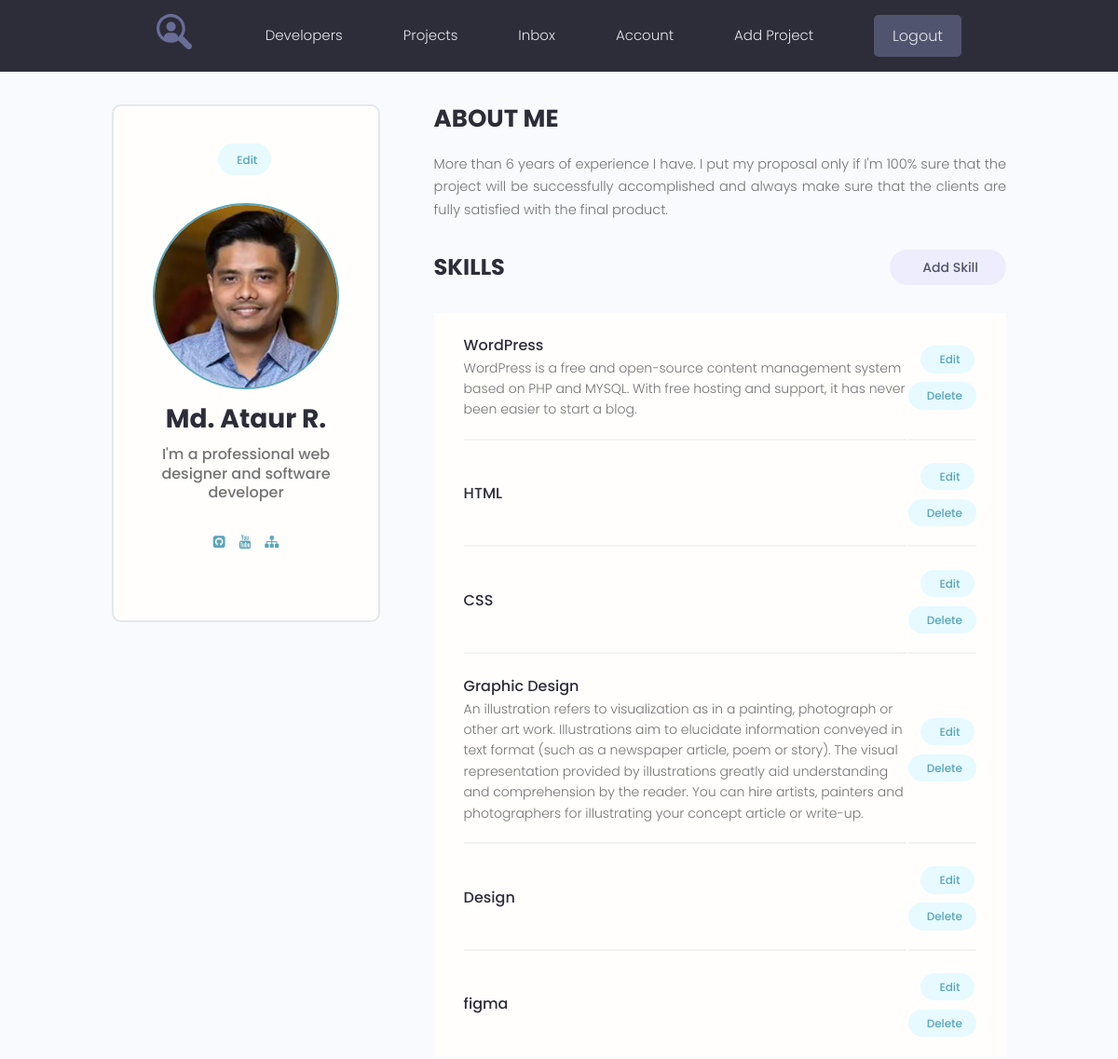
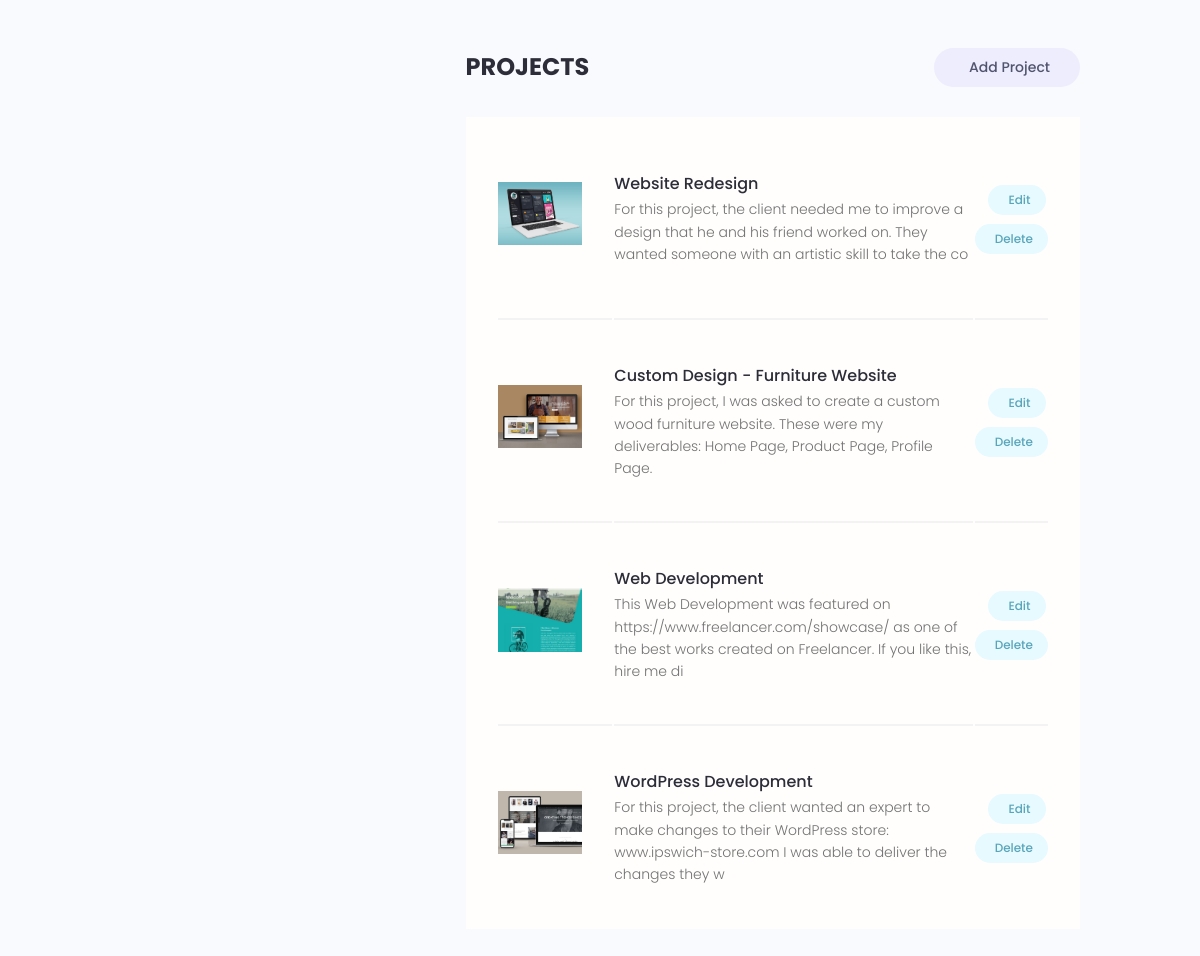
/account/ (signed in), run on the app's committed database (2 pictures, top to bottom).
### users/models.py (models this page shows, shortened)
class Profile(models.Model):
    user = models.OneToOneField(User, on_delete=models.CASCADE, null=True, blank=True)
    name = models.CharField(max_length=200, null=True, blank=True)
    email = models.EmailField(max_length=500, null=True, blank=True)
    username = models.CharField(max_length=200, null=True, blank=True)
    short_intro = models.CharField(max_length=200, null=True, blank=True)
    bio = models.TextField(null=True, blank=True)
    profile_image = models.ImageField(upload_to='profiles/', default='profile/user-default.png')
    social_github = models.CharField(max_length=200, null=True, blank=True)
    social_youtube = models.CharField(max_length=200, null=True, blank=True)
    social_website = models.CharField(max_length=200, null=True, blank=True)
    created = models.DateTimeField(auto_now_add=True)

class Skill(models.Model):
    owner = models.ForeignKey(Profile, on_delete=models.CASCADE, null=True, blank=True)
    name = models.CharField(max_length=200, null=True, blank=True)
    description = models.TextField(null=True, blank=True)
    created = models.DateTimeField(auto_now_add=True)

### projects/models.py (models this page shows, shortened)
class Project(models.Model):
    owner = models.ForeignKey(Profile, on_delete=models.SET_NULL, null=True, blank=True)
    title = models.CharField(max_length=200)
    description = models.TextField(null=True, blank=True)
    featured_image = models.ImageField(upload_to='projects/%Y/%m/%d/', default="default.jpg")
    demo_link = models.CharField(max_length=2000, null=True, blank=True)
    source_link = models.CharField(max_length=2000, null=True, blank=True)
    tags = models.ManyToManyField('Tag', blank=True)
    vote_total = models.IntegerField(default=0)
    vote_ratio = models.IntegerField(default=0)
    created = models.DateTimeField(auto_now_add=True)
    class Meta:
        ordering = ['-vote_ratio', '-vote_total', 'title']

### users/views.py (the view)
# urls.py: path('account/', views.user_account, name='account'),
@login_required(login_url='login')
def user_account(request):
    prof = request.user.profile
    skills = prof.skill_set.all()
    projects = prof.project_set.all()
    context = {
        'profile': prof,
        'skills': skills,
        'projects': projects,
    }
    return render(request, 'users/account.html', context)

### users/templates/users/account.html (shortened to what this page needs)
{% extends 'projects/base.html' %}
{% block content %}
  <main class="settingsPage profile my-md">
    <div class="container">
      <div class="layout">
        <div class="column column--1of3">
          <div class="card text-center">
            <div class="card__body dev">
              <a class="tag tag--pill tag--main settings__btn" href="{% url 'edit-account' %}"> Edit</a>
              <img class="avatar avatar--xl dev__avatar" src="{{ profile.profile_image.url}}" />
              <h2 class="dev__name">{{ profile.name }}</h2>
              <p class="dev__title">{{ profile.short_intro }}</p>
              <ul class="dev__social">
                {% if profile.social_github %}
                <li>
                  <a title="Github" href="{{ profile.social_github }}" target="_blank"><i class="fa fa-github-square"></i></a>
                </li>
                {% endif %}
                {% if profile.social_youtube %}
                <li>
                  <a title="Youtube" href="{{profile.social_youtube}}" target="_blank"><i class="fa fa-youtube"></i></a>
                </li>
                {% endif %}
                {% if profile.social_website %}
                <li>
                  <a title="Personal Website" href="{{profile.social_website}}" target="_blank"><i class="fa fa-sitemap"></i></a>
                </li>
                {% endif %}
              </ul>
            </div>
          </div>
        </div>
        <div class="column column--2of3">
          <div class="devInfo">
            <h3 class="devInfo__title">About Me</h3>
            <p class="devInfo__about">
              {{ profile.bio }}
            </p>
          </div>
          <div class="settings">
            <h3 class="settings__title">Skills</h3>
            <a class="tag tag--pill tag--sub settings__btn tag--lg" href="{% url 'create-skill' %}"> Add Skill</a>
          </div>
          <table class="settings__table">
            {% for skill in skills %}
            <tr>
              <td class="settings__tableInfo">
                <h4>{{ skill.name }}</h4>
                <p>
                  {{ skill.description|linebreaks }}
                </p>
              </td>
              <td class="settings__tableActions">
                <a class="tag tag--pill tag--main settings__btn" href="{% url 'update-skill' skill.id %}"> Edit</a>
                <a class="tag tag--pill tag--main settings__btn" href="{% url 'delete-skill' skill.id %}">
                  Delete</a>
              </td>
            </tr>
            {% endfor %}
          </table>
          <div class="settings">
            <h3 class="settings__title">Projects</h3>
            <a class="tag tag--pill tag--sub settings__btn tag--lg" href="{% url 'create-project' %}"> Add Project</a>
          </div>
          <table class="settings__table">
            {% for project in profile.project_set.all %}
            <tr>
              <td class="settings__thumbnail">
                <a href="{% url 'project' project.id %}"><img src="{{ project.featured_image.url }}" alt="Project Thumbnail" /></a>
              </td>
              <td class="settings__tableInfo">
                <a href="single-project.html">{{ project.title }}</a>
                <p>
                  {{ project.description|slice:'150' }}
                </p>
              </td>
              <td class="settings__tableActions">
                <a class="tag tag--pill tag--main settings__btn" href="{% url 'update-project' project.id %}"> Edit</a>
                <a class="tag tag--pill tag--main settings__btn" href="{% url 'delete-project' project.id %}">
                  Delete</a>
              </td>
            </tr>
            {% endfor %}
          </table>
        </div>
      </div>
    </div>
  </main>
{% endblock %}

### projects/static/styles/app.css (style rules this page uses)
:root { --color-sub: #2d2d39; }
.card { border: 2px solid var(--color-light); }
img { width: 100%; }
.profile .card > .dev { padding: 4rem; }
.dev__avatar { display: block; margin: auto; }
.dev__name { color: var(--color-sub); font-size: 2.8rem; font-weight: 700; margin-top: 1rem; margin-bottom: 0.5rem; }
.dev__title { font-size: 1.6rem; font-weight: 500; line-height: 1.3; }
.dev__social { margin: 3rem 0; list-style: none; display: flex; justify-content: center; gap: 1.5rem; }
.devInfo { margin-bottom: 3rem; }
.devInfo__title, .devInfo__subtitle { font-size: 2.6rem; color: var(--color-sub); text-transform: uppercase; font-weight: 700; margin-bottom: 1.5rem; }
.devInfo__about, .devSkill__info { font-size: 1.45rem; line-height: 1.7; text-align: justify; }
.settingsPage .dev > .settings__btn { display: inline-block; margin-bottom: 3rem; }
.settings { display: flex; justify-content: space-between; align-items: center; }
.settings__title { font-size: 2.4rem; text-transform: uppercase; font-weight: 700; color: var(--color-sub); }
.settings__table { margin-top: 3rem; margin-bottom: 5rem; padding: 0 3rem; background: var(--color-white); }
.settings__table tr { width: 100%; }
.settings__table tr > td { padding: 2rem 0; }
.settings__table tr:not(:last-child) td { border-bottom: 2px solid var(--color-white-light); }
.settings__thumbnail { width: 23%; min-width: 10rem; }
.settings__thumbnail img { padding-right: 3rem; height: 15rem; object-fit: contain; }
.settings__tableInfo { width: 100%; }
.settings__tableInfo h4, .settings__tableInfo a { padding-right: 1rem; width: auto; font-size: 1.6rem; font-weight: 500; color: var(--color-sub); }
.settings__tableInfo p { font-size: 1.4rem; }
.settings__tableActions { text-align: right; }

### projects/static/uikit/styles/modules/_variables.css (style rules this page uses)
:root { --color-main: #5aa5b9; --color-main-light: #e6faff; --color-sub: #3f4156; --color-sub-light: #51546e; --color-sub-lighter: #ededfd; --color-text: #737373; --color-gray: #8b8b8b; --color-light: #e5e7eb; --color-light-gray: #767676; --color-bg: #f8fafd; --color-white: #fffefd; --color-white-light: #f3f3f3; --color-success: #359e64; --color-success-bg: #def8e8; --color-error: #fc4b0b; --color-error-bg: #fff2ee; --font-base: 'Poppins', arial, helvetica, 'Segoe UI', roboto, ubuntu, sans-serif; --font-monospace: 'Fira Code', 'Courier New', courier, monospace; --font-regular: 300; --font-medium: 500; --font-bold: 700; --generic-shadow: 1px 1px 5px #00000010; --generic-transition: all 0.3s ease-in-out; }

### projects/static/uikit/styles/modules/_base.css (style rules this page uses)
* { margin: 0; padding: 0; box-sizing: border-box; text-rendering: optimizeLegibility; color: inherit; font-size: inherit; }
html { font-size: 50%; }
@media only screen and (min-width: 480px) { html { font-size: 56.25%; } }
@media only screen and (min-width: 1200px) { html { font-size: 62.5%; } }
body { line-height: 1.6; font-weight: 400; font-size: 1.5rem; color: var(--color-text); background-color: var(--color-bg); min-height: 100vh; }

### projects/static/uikit/styles/modules/_typography.css (style rules this page uses)
* { font-family: var(--font-base); }
h2 { font-size: 3.6rem; font-weight: var(--font-bold); }
h3 { font-size: 3.2rem; font-weight: var(--font-medium); }
h4 { font-size: 2.8rem; font-weight: var(--font-medium); }
p, span, strong { font-size: 1.6rem; color: var(--color-text); font-weight: var(--font-regular); }
a { padding-bottom: 2px; text-decoration: none; display: inline-block; color: var(--color-main); font-weight: var(--font-medium); }

### projects/static/uikit/styles/modules/_utilities.css (style rules this page uses)
.container { width: 92%; max-width: 165rem; margin: 0 auto; box-sizing: border-box; }
@media screen and (min-width: 1000px) { .container { width: 90%; } }
@media screen and (min-width: 1200px) { .container { width: 80%; } }
.text-center { text-align: center; }
.my-md { margin: 3rem auto; }

### projects/static/uikit/styles/modules/_avatar.css (style rules this page uses)
.avatar { border-radius: 50%; border: 2px solid var(--color-main); object-fit: cover; }
.avatar--xl { height: 20rem; width: 20rem; }

### projects/static/uikit/styles/modules/_card.css (style rules this page uses)
.card { border-radius: 1rem; background-color: var(--color-white); border: 1.5px solid var(--color-light); width: auto; height: auto; margin-top: 0.5rem; margin-bottom: 0.5rem; overflow: hidden; }
.card__body, .card__header { padding: 2rem 2.5rem; }

### projects/static/uikit/styles/modules/_layout.css (style rules this page uses)
.layout { display: flex; flex-flow: row wrap; justify-content: space-between; }
.layout > .column { margin-bottom: 3rem; }
.layout > .column.column--1of3 { flex-basis: 30%; }
.layout > .column.column--2of3 { flex-basis: 64%; }

### data on the page
Profile: profile_image (picture), name "Md. Ataur R.", short_intro "I'm a professional web designer and software developer", bio "More than 6 years of experience I have. I put my proposal only if I'm 100% sure that the project will be successfully accomplished and always make sure that the clients are fully satisfied with the final product."
Skill: name "WordPress", description "WordPress is a free and open-source content management system based on PHP and MYSQL. With free hosting and support, it has never been easier to start a blog."
Skill: name "HTML"
Skill: name "CSS"
Skill: name "Graphic Design", description "An illustration refers to visualization as in a painting, photograph or other art work. Illustrations aim to elucidate information conveyed in text format (such as a newspaper article, poem or story). The visual representation provided by illustrations greatly aid understanding and comprehension by the reader. You can hire artists, painters and photographers for illustrating your concept article or write-up."
Skill: name "Design"
Skill: name "figma"
Project: featured_image (picture), title "Website Redesign", description "For this project, the client needed me to improve a design that he and his friend worked on. They wanted someone with an artistic skill to take the co"
Project: featured_image (picture), title "Custom Design - Furniture Website", description "For this project, I was asked to create a custom wood furniture website. These were my deliverables: Home Page, Product Page, Profile Page."
Project: featured_image (picture), title "Web Development", description "This Web Development was featured on https://www.freelancer.com/showcase/ as one of the best works created on Freelancer. If you like this, hire me di"
Project: featured_image (picture), title "WordPress Development", description "For this project, the client wanted an expert to make changes to their WordPress store: www.ipswich-store.com I was able to deliver the changes they w"
